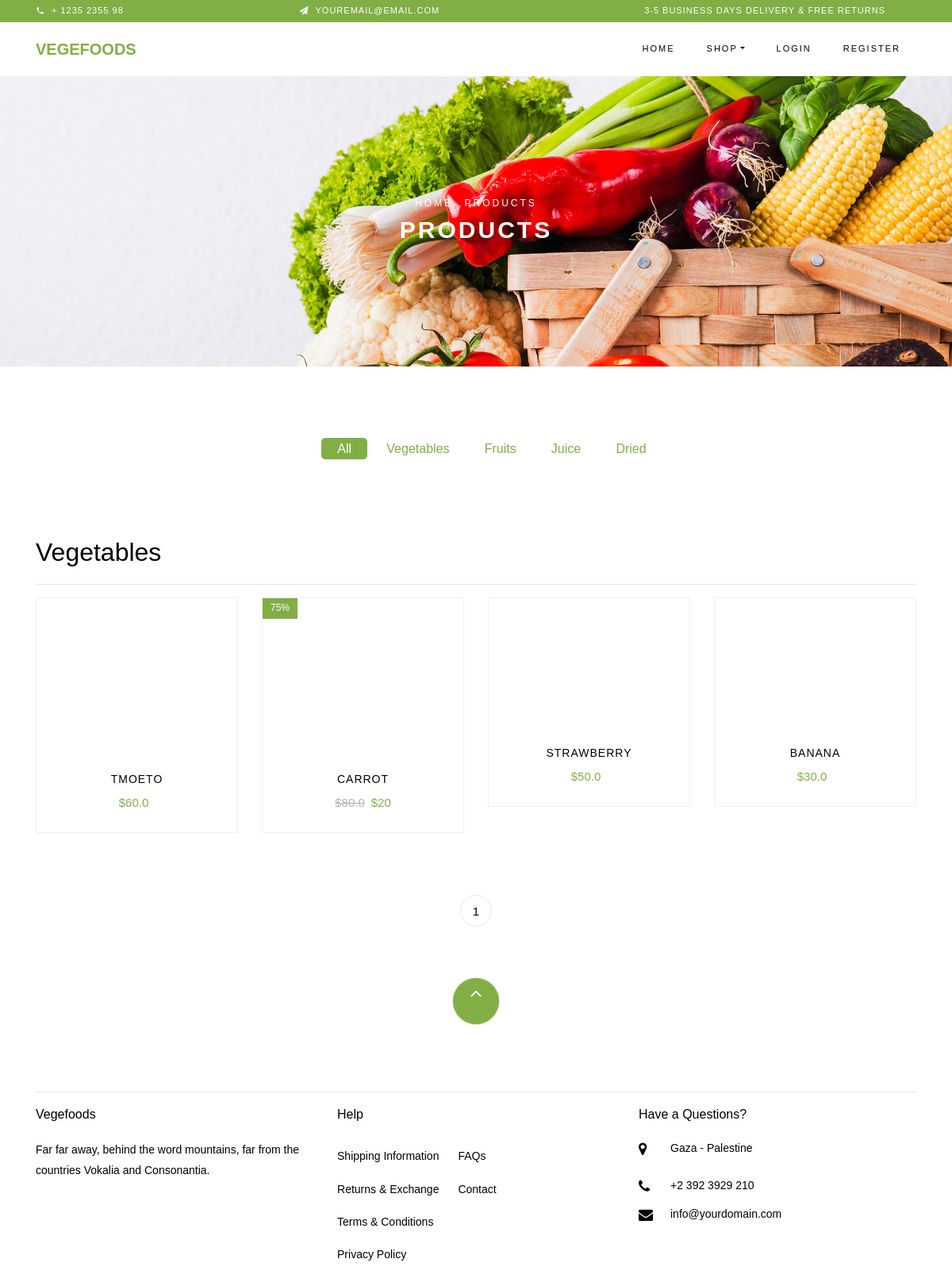
Page /shop on the committed database.
### vegfod_app/models.py (models this page shows, shortened)
class Product(models.Model):
    choices= [
        ('Vegetables','Vegetables'),
        ('Fruits','Fruits'),
        ('Juice','Juice'),
        ('Dried','Dried'),
    ]
    name = models.CharField(max_length=50)
    price = models.FloatField()
    discount  = models.FloatField(blank=True,null=True,default=0)
    image = models.ImageField()
    category = models.CharField(choices=choices,max_length=50)
    description = models.TextField()
    @property
    def rate(self):
        return int( (self.discount / self.price)*100)
    @property
    def af_price(self):
        return int( self.price - self.discount)

### vegfod_app/views.py (the view)
# urls.py: path('shop',views.ShopList.as_view() , name='shop'),
class ShopList(ListView):
    model = Product
    template_name = 'shop.html'
    context_object_name = 'shop'
    ordering = ['id']
    paginate_by = 8

### templates/shop.html (shortened to what this page needs)
{% extends 'base.html' %}
{% load static %}
{% block content %}
    <div class="hero-wrap hero-bread" style="background-image: url({% static 'images/bg_1.jpg' %});">
      <div class="container">
        <div class="row no-gutters slider-text align-items-center justify-content-center">
          <div class="col-md-9 ftco-animate text-center">
          	<p class="breadcrumbs"><span class="mr-2"><a href="/">Home</a></span> <span>Products</span></p>
            <h1 class="mb-0 bread">Products</h1>
          </div>
        </div>
      </div>
    </div>
    <section class="ftco-section">
    	<div class="container">
    		<div class="row justify-content-center">
    			<div class="col-md-10 mb-5 text-center">
    				<ul class="product-category">
    					<li><a href="" class="active">All</a></li>
    					<li><a href="/shop/Fruits">Vegetables</a></li>
    					<li><a href="{% url 'category' 'Fruits' %}">Fruits</a></li>
    					<li><a href="#">Juice</a></li>
						<li><a href="#">Dried</a></li>
					</ul>
    			</div>
    		</div>
			<br>
  			<h2>Vegetables</h2>
  			<hr>
    		<div class="row">
				{% for i in shop %}
    			<div class="col-md-6 col-lg-3 ftco-animate">
    				<div class="product">
    					<a href="{% url 'product-single' i.name %}" class="img-prod"><img class="img-fluid"src="{{i.image.url}}" alt="Colorlib Template">
							{% if i.discount != 0 %}
							<span class="status">{{i.rate}}%</span>
							{% endif %}
    					</a>
    					<div class="text py-3 pb-4 px-3 text-center">
    						<h3><a href="#">{{i.name }}</a></h3>
    						<div class="d-flex">
    							<div class="pricing">
									{% if i.discount == 0 %}
									<p class="price"><span class="mr-2 price">${{i.price}}</span></p>
									{% else %}
									<p class="price"><span class="mr-2 price-dc">${{i.price}}</span><span class="price-sale">${{i.af_price}}</span></p>
									{% endif %}
		    					</div>
	    					</div>
    					</div>
    				</div>
    			</div>
				{% endfor %}
    		</div>
    	<div class="row mt-5">
          <div class="col text-center">
            <div class="block-27">
              <ul>
				{% for page in page_obj.paginator.page_range %}
   				<li><a href="?page={{ page }}">{{ page }}</a></li>
				{% endfor %}
              </ul>
            </div>
          </div>
        </div>
    	</div>
    </section>
	{% endblock %}

### rows in the picture
Product: name "TMOETO", price "60.0"
Product: rate "75", name "CARROT", price "80.0", af_price "20"
Product: name "STRAWBERRY", price "50.0"
Product: name "BANANA", price "30.0"

### other values in the picture
{{ page }} "1"
